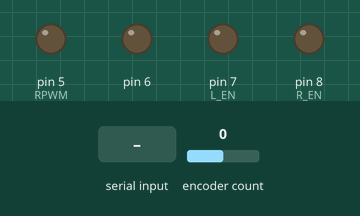
The sketch below on a simulated Arduino Uno, built with avr-gcc and run on an emulated ATmega328P. On the bench: output pins drawn as LEDs (lit = HIGH). The test bench sets the inputs (shaded band); at power-on: encoder count 0. What the sketch prints to the serial monitor is not drawn.

Above: at 0.1 s.
At 2.2 s:
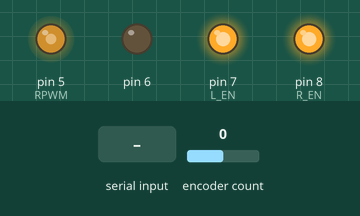
2.3 s: "1" received over Serial
Timing chart, 0 to 5.3 s (numbered marks = the images above; inputs shaded):
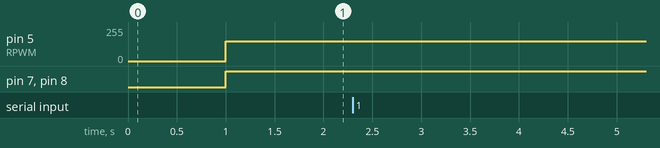

The sketch:

ToyProblem_arduino.ino
```cpp
#include <Encoder.h>
int value=0;
const byte sprayheads = 4;             // number of sprayheads
byte Spray[3];                        //an array to store spray solenoid postions

boolean newData = false;
int RPWM=5;
int LPWM=6;
// timer 0
int L_EN=7;
int R_EN=8;
//const byte interruptPin = 2;
//volatile unsigned int encoder0Pos = 0;
Encoder myencoder(2, 3);
long newmyencoder;


void setup() {

  //pinMode(interruptPin, INPUT_PULLUP);
  //attachInterrupt(digitalPinToInterrupt(interruptPin), count, RISING);


  // put your setup code here, to run once:
  for(int i=5;i<9;i++){
   pinMode(i,OUTPUT);
  }
   for(int i=5;i<9;i++){
   digitalWrite(i,LOW);
  }
   delay(1000);
    Serial.begin(9600);
  }


void loop() {
  // put your main code here, to run repeatedly:

  newmyencoder = myencoder.read();
  if (newmyencoder < 200) {

  digitalWrite(R_EN,HIGH);
  digitalWrite(L_EN,HIGH);

  analogWrite(RPWM,150);
   }

  if (newmyencoder >= 878) {

  analogWrite(RPWM,0);
  //Serial.println(newmyencoder);
  }


  if (Serial.available()) {
    Serial.read();
  recvWithEndMarker();
  showNewData();
  myencoder.write(0);
  }


}

//void count(){
  //encoder0Pos = encoder0Pos + 1;
//}

void recvWithEndMarker() {
    static byte ndx = 0;
    char endMarker = '7';
    char rc;

    while (Serial.available() > 0 && newData == false) {
        rc = Serial.read();

        if (rc != endMarker) {
            Spray[ndx] = rc;
            ndx++;
            if (ndx >= sprayheads) {
                ndx = sprayheads - 1;
            }
        }
        else {
            Spray[ndx] = '\0'; // terminate the string
            ndx = 0;
            newData = true;
        }


    }

    }


void showNewData() {

  int head = 0;
  int heads = 4;
  int pinshift = 10;     //makes sure the correct pins are used, we are starting from 8
  int a = 0;

  while ( head < heads ){

    a = head + pinshift;

        //if (Spray[head] == '1')
        //digitalWrite (a, LOW);
        Serial.println(Spray[head]);

        //else if (Spray[head] == '0')
        //digitalWrite (a, HIGH);

        head++;


       }

        newData = false;

    }
```

Measured:
- after the input at 2.3 s, every drawn part: stays the same
